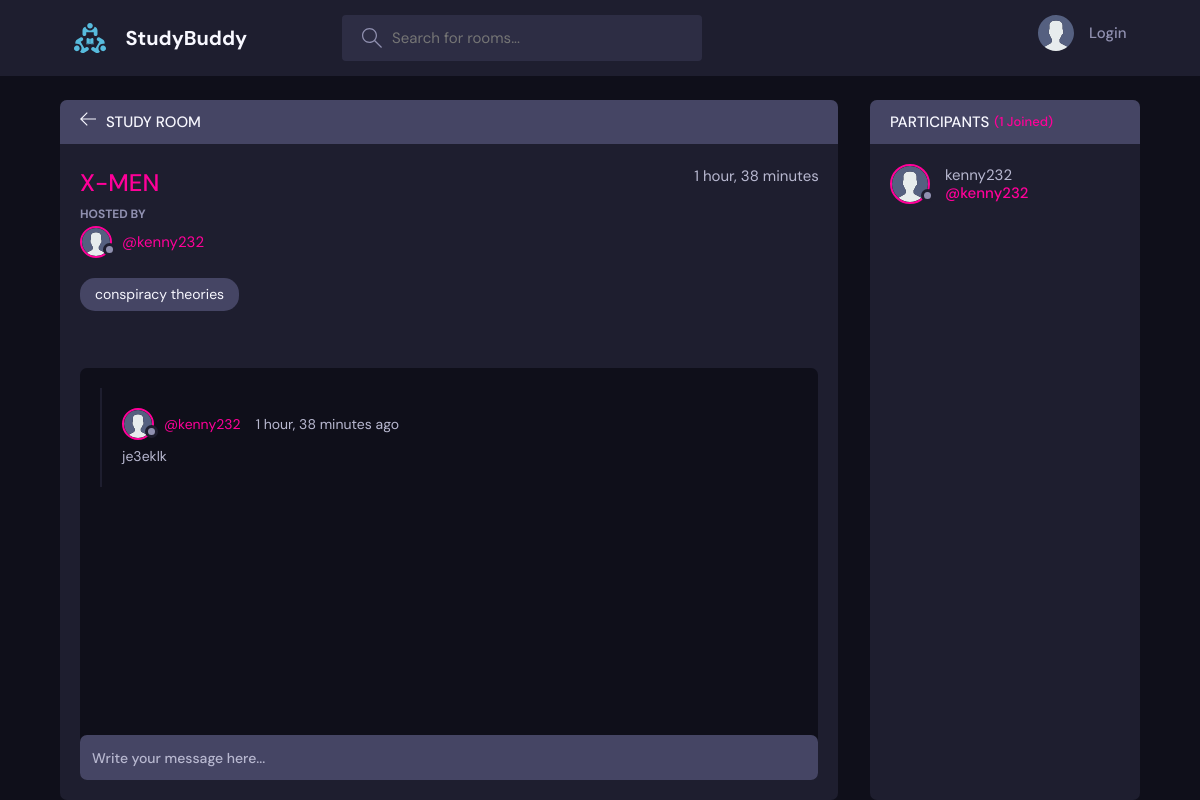
/room/5/, run on the app's committed database.
### base/models.py (models this page shows, shortened)
class Room(models.Model):
    host = models.ForeignKey(User,on_delete=models.SET_NULL,null=True)                          # user
    topic = models.ForeignKey(Topic, on_delete=models.SET_NULL, null=True)
    name = models.CharField(max_length=200)                     # attribute and its value
    description = models.TextField(null=True, blank=True)       # blank is for save method when we add form it can be left blank
    participants = models.ManyToManyField(User, related_name="participants", blank=True)
    updated = models.DateTimeField(auto_now=True)
    created = models.DateTimeField(auto_now_add=True)
    class Meta:
        ordering = [ "-updated" , "-created" ]

class User(AbstractUser):
    name = models.CharField(max_length=200,null=True)
    email = models.EmailField(unique=True)
    bio = models.TextField(null=True)
    avatar = models.ImageField(null=True, default="static/images/avatar.svg")
    USERNAME_FIELD = "email"
    REQUIRED_FIELDS = []

class Topic(models.Model):
    name = models.CharField(max_length=200)
    def __str__(self):
        return self.name

class Message(models.Model):
    user = models.ForeignKey(User,on_delete=models.CASCADE)
    room = models.ForeignKey(Room, on_delete=models.CASCADE)
    body = models.TextField()
    updated = models.DateTimeField(auto_now=True)
    created = models.DateTimeField(auto_now_add=True)
    class Meta:
        ordering = [ "-updated" , "-created" ]

### base/views.py (the view, shortened to what this page needs)
# urls.py: path('room/<str:pk>/', views.room, name ="room"),
def room(request,pk):
    room = Room.objects.get(id=pk)
    room_messages = room.message_set.all()
    participants = room.participants.all()
    context = {'room':room, 'room_messages':room_messages, 'participants':participants}
    return render(request,'base/room.html' ,context )

### base/templates/base/room.html (shortened to what this page needs)
{% extends 'base.html' %}
    {% block content %}
    <main class="profile-page layout layout--2">
      <div class="container">
        <div class="room">
          <div class="room__top">
            <div class="room__topLeft">
              <a href="{% url 'home' %}">
                <svg version="1.1" xmlns="http://www.w3.org/2000/svg" width="32" height="32" viewBox="0 0 32 32">
                  <title>arrow-left</title>
                  <path
                    d="M13.723 2.286l-13.723 13.714 13.719 13.714 1.616-1.611-10.96-10.96h27.625v-2.286h-27.625l10.965-10.965-1.616-1.607z"
                  ></path>
                </svg>
              </a>
              <h3>Study Room</h3>
            </div>
          </div>
          <div class="room__box scroll">
            <div class="room__header scroll">
              <div class="room__info">
                <h3>{{room.name}}</h3>
                <span>{{room.created|timesince}}</span>
              </div>
              <div class="room__hosted">
                <p>Hosted By</p>
                <a href="{% url 'user_profile' room.host.id  %}" class="room__author">
                  <div class="avatar avatar--small">
                    <img src="{{room.host.avatar.url}}" />
                  </div>
                  <span>@{{room.host.username}}</span>
                </a>
              </div>
              <span class="room__topics">{{room.topic}}</span>
            </div>
            <div class="room__conversation">
              <div class="threads scroll">
                {% for message in room_messages %}
                <div class="thread">
                  <div class="thread__top">
                    <div class="thread__author">
                      <a href="{% url 'user_profile' message.user.id %}" class="thread__authorInfo">
                        <div class="avatar avatar--small">
                          <img src="{{message.user.avatar.url}}" />
                        </div>
                        <span>@{{message.user.username}}</span>
                      </a>
                      <span class="thread__date">{{message.created |timesince}} ago</span>
                    </div>
                  </div>
                  <div class="thread__details">
                      {{message.body}}
                  </div>
                </div>
                {% endfor %}
              </div>
            </div>
          </div>
          <div class="room__message">
            <form action="" method="POST">
            <input name="body" placeholder="Write your message here..." /></form>
          </div>
        </div>
        <div class="participants">
          <h3 class="participants__top">Participants <span>({{participants.count}} Joined)</span></h3>
          <div class="participants__list scroll">
            {% for user in participants  %}
            <a href="{% url 'user_profile' user.id %}" class="participant">
              <div class="avatar avatar--medium">
                <img src="{{user.avatar.url}}" />
              </div>
              <p>
                {{user.username}}
                <span>@{{user.username}}</span>
              </p>
            </a>
            {% endfor %}
          </div>
        </div>
      </div>
    </main>
    {% endblock %}

### data on the page
Room: name "X-MEN", created "1 hour, 38 minutes", host.avatar (placeholder picture), host.username "kenny232", topic "conspiracy theories"
Message: user.avatar (placeholder picture), user.username "kenny232", created "1 hour, 38 minutes", body "je3eklk"
User: avatar (placeholder picture), username "kenny232"
